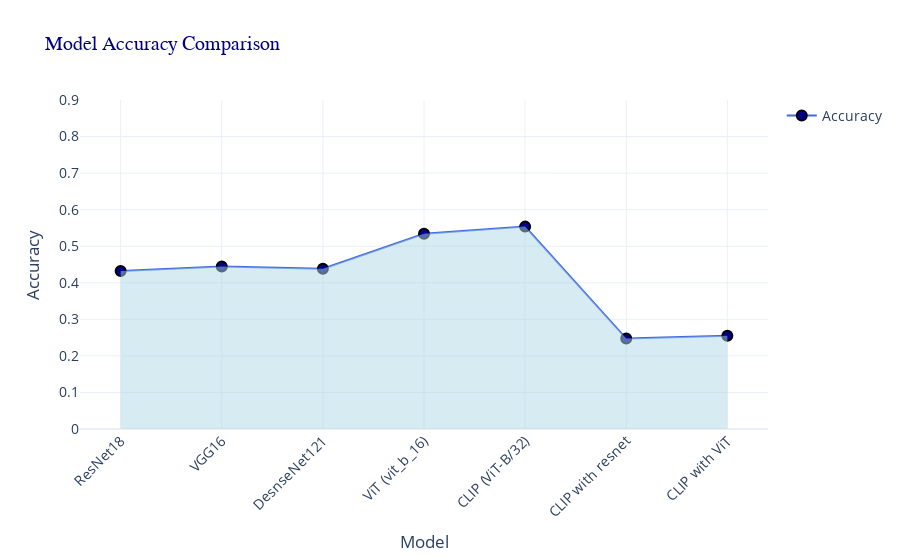

Write notebook code for a chart like this one.
### Markdown cell above
**Line Plot for Models Accuracy Comparison**  
Interactive Line Plot for Models Accuracy Comparison

### Code cell
import plotly.graph_objects as go
import plotly.express as px

fig = go.Figure()

# Add line and markers
fig.add_trace(go.Scatter(x=df['Model'], y=df['Accuracy'],
                         mode='lines+markers',
                         line=dict(width=2, color='royalblue'),
                         marker=dict(size=10, color='darkblue', line=dict(width=2, color='black')),
                         name='Accuracy'))

# Fill area under the line
fig.add_trace(go.Scatter(x=df['Model'], y=df['Accuracy'],
                         mode='lines',
                         fill='tozeroy',  # Fill to zero
                         fillcolor='rgba(173, 216, 230, 0.5)',  # Light blue fill
                         line=dict(color='rgba(255, 255, 255, 0)'),  # Invisible line
                         showlegend=False))

fig.update_layout(title='Model Accuracy Comparison',
                  title_font=dict(size=20, family='Arial, sans-serif', color='navy'),
                  xaxis_title='Model',
                  yaxis_title='Accuracy',
                  yaxis=dict(range=[0.0, 0.9]),
                  xaxis_tickangle=-45,
                  template='plotly_white',
                  font=dict(size=14))

fig.show()

### Figure 1 — Plotly figure (JSON) as saved in the notebook; plotly's stock layout.template omitted (floating-point values rounded to 4 significant figures)
{"data": [{"line": {"color": "royalblue", "width": 2}, "marker": {"color": "darkblue", "line": {"color": "black", "width": 2}, "size": 10}, "mode": "lines+markers", "name": "Accuracy", "type": "scatter", "x": ["ResNet18", "VGG16", "DesnseNet121", "ViT (vit_b_16)", "CLIP (ViT-B/32)", "CLIP with resnet", "CLIP with ViT"], "y": [0.4324, 0.4446, 0.4386, 0.5339, 0.5536, 0.2474, 0.2548]}, {"fill": "tozeroy", "fillcolor": "rgba(173, 216, 230, 0.5)", "line": {"color": "rgba(255, 255, 255, 0)"}, "mode": "lines", "showlegend": false, "type": "scatter", "x": ["ResNet18", "VGG16", "DesnseNet121", "ViT (vit_b_16)", "CLIP (ViT-B/32)", "CLIP with resnet", "CLIP with ViT"], "y": [0.4324, 0.4446, 0.4386, 0.5339, 0.5536, 0.2474, 0.2548]}], "layout": {"font": {"size": 14}, "title": {"font": {"color": "navy", "family": "Arial, sans-serif", "size": 20}, "text": "Model Accuracy Comparison"}, "xaxis": {"tickangle": -45, "title": {"text": "Model"}}, "yaxis": {"range": [0, 0.9], "title": {"text": "Accuracy"}}}}
